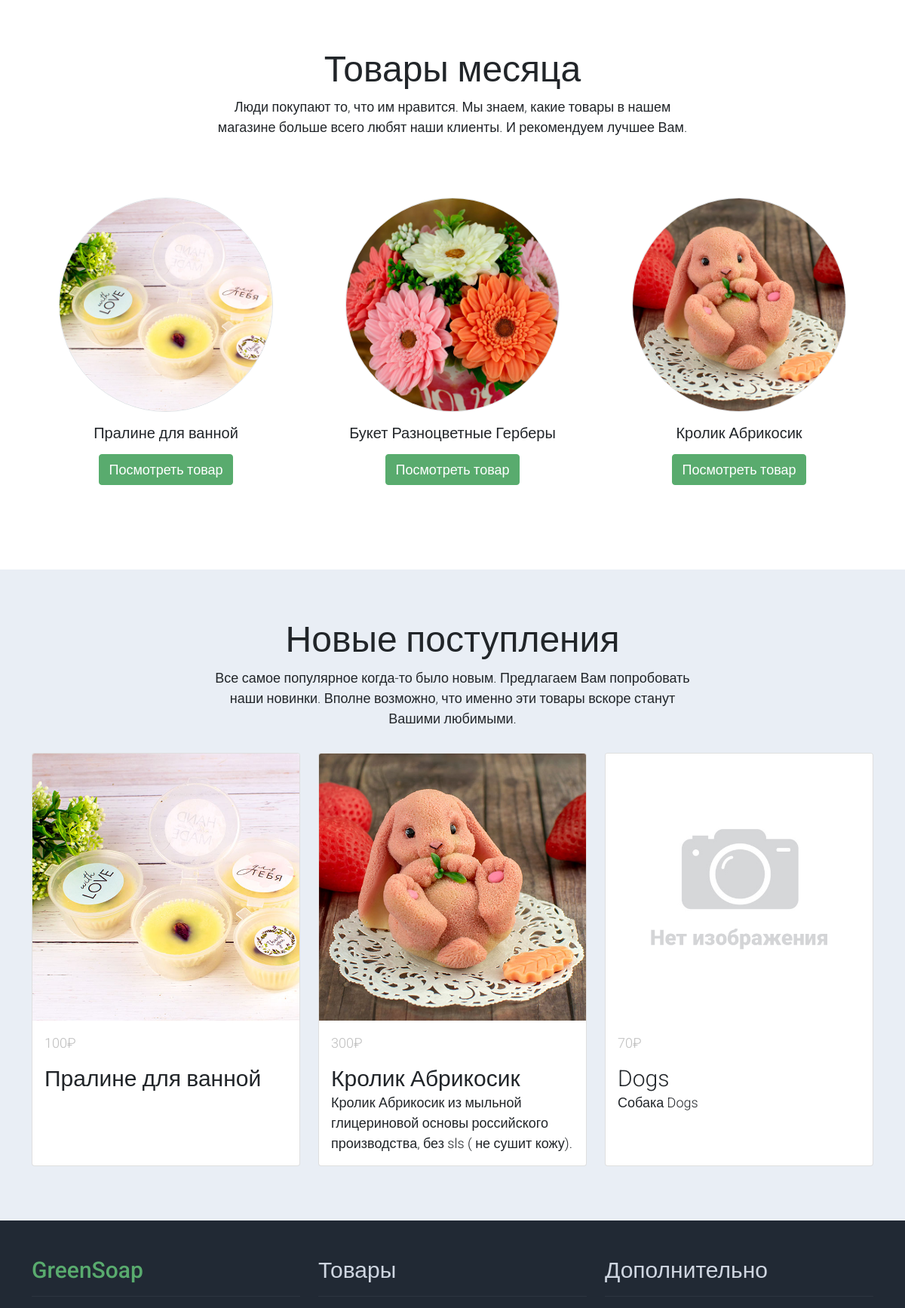
/ (middle part), run on an earlier commit of the app's database.
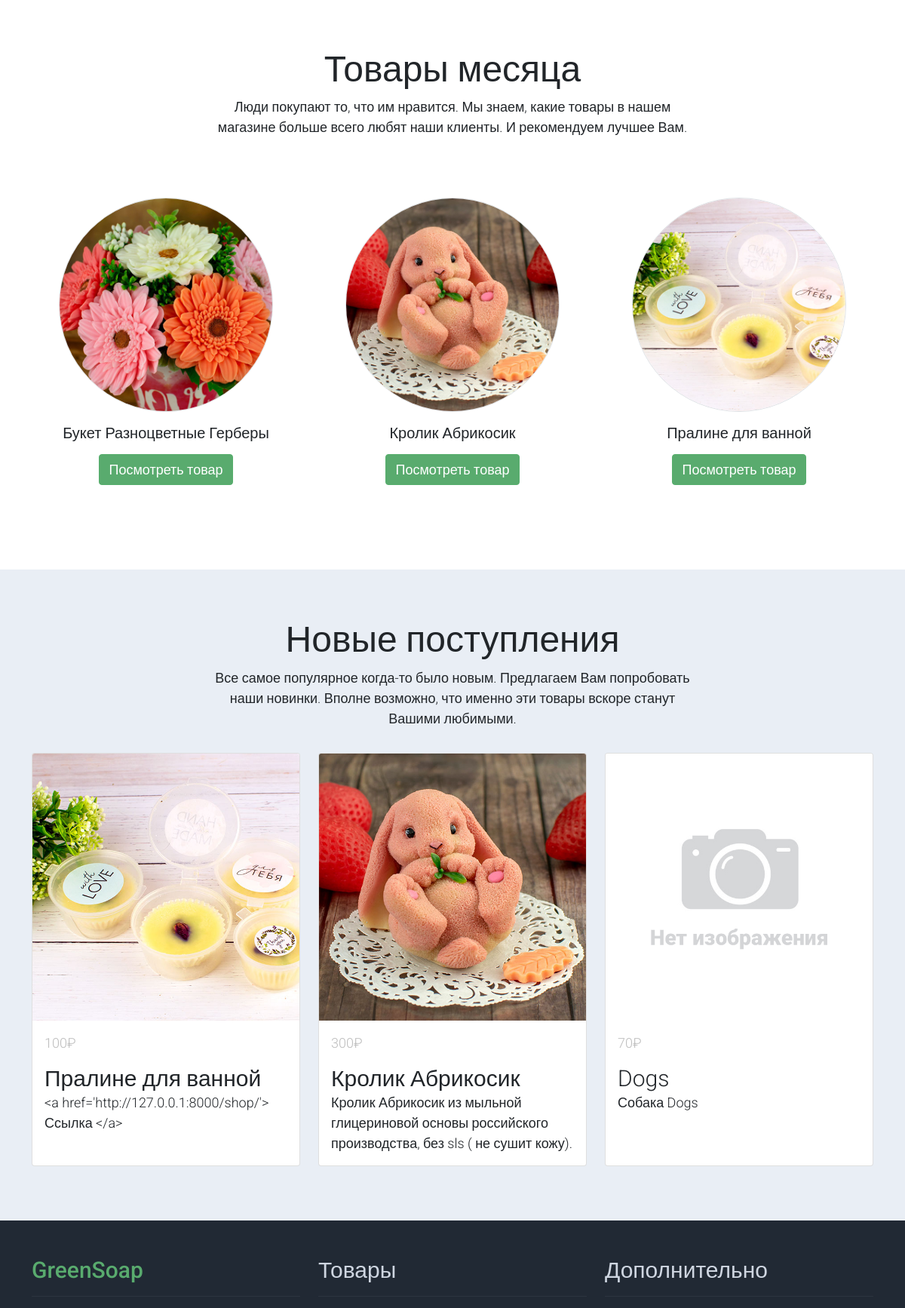
And on a later commit of the database.
### product/models.py (models this page shows, shortened)
class Product(models.Model):
    name = models.CharField(max_length=128, verbose_name=u'Название')  # Название товара
    category = models.ForeignKey(Category, on_delete=models.PROTECT,
                                 verbose_name=u'Категория')  # К какой категории относится товар
    alias = models.CharField(max_length=64, blank=False, unique=True, default='!!!', verbose_name=u'Псевдоним')  # Псевдоним поля
    holiday = models.ManyToManyField(Holiday, default='1', blank=False,
                                 verbose_name=u'Праздник')  # К какому празднику подходит товар
    description = models.TextField(blank=True, verbose_name=u'Описание')  # Описание товара
    price = models.IntegerField(default=0, verbose_name=u'Цена')  # Цена за единицу
    quantity = models.IntegerField(default=0, verbose_name=u'Остаток')  # Остаток на складе
    popular = models.IntegerField(default=0, verbose_name=u'Популярность')  # Популярность товара
    discount = models.IntegerField(default=0, verbose_name=u'Скидка')  # Скидка (сумма скидки, не %)
    active = models.BooleanField(default=True, verbose_name=u'Активен')  # Товар Активен
    article = models.CharField(max_length=8,
                               blank=True, default=None,
                               verbose_name=u'Артикль')  # Артикль (получается с применением префикса PRODUCT_PREFIX)
    class Meta:
        verbose_name = 'Товар'
        verbose_name_plural = 'Товары'
    @property
    def actual_price(self):
        return self.price - self.discount if self.active else 0

### shop/views.py (the view)
# urls.py: path('', index, name='index'),
def index(request):
    request.session['return'] = 'index'  # Запоминаем последнюю страницу
    products_favorite = Product.objects.all().order_by('popular')[:3]  # Самые популярные товары
    products_favorite = select_main_photo(products_favorite)  # В свойстве photo теперь главная фотография
    products_new = Product.objects.all().order_by('-id')[:3]  # Самые новые товары
    products_new = select_main_photo(products_new)  # В свойстве photo теперь главная фотография
    for p in products_new:
        p.description = p.description.split('\n')[0]
    startdate = datetime.datetime.today()
    enddate = startdate + datetime.timedelta(days=30)
    holidays = Holiday.objects.filter(date__range=[startdate, enddate]).order_by('date')
    return render(request, 'index.html', locals())

### profile/templatetags/user_tags.py (called while the page is built)
@register.simple_tag(takes_context=True)
def basket_count(context):
    request = context['request']
    try:
        if request.user.is_authenticated:
            basket = Profile.objects.get(user=request.user).basket
        else:
            if 'basket' in request.session:
                basket = request.session['basket']
            else:
                return ''
        if not isinstance(basket, dict):
            basket = eval(basket)
    except:
        return ''
    q = sum(x for x in basket.values())
    return q if q else ''

### shop/views.py (called while the page is built)
def select_main_photo(products):
    for product in products:
        photo = ProductImage.objects.filter(product_id=product.id, active=True,
                                            main=True)  # Выбираем главную фотографию для товара
        product.photo = settings.NO_PHOTO
        if len(photo):
            product.photo = photo[0].image.url
    return products

### templates/index.html (shortened to what this page needs)
{% extends 'base.html' %}
{% load static %}
{% block content %}
    <section class="container py-5">
        <div class="row text-center pt-3">
            <div class="col-lg-7 m-auto">
                <h1 class="h1">Товары месяца</h1>
                <p>
                    Люди покупают то, что им нравится.
                    Мы знаем, какие товары в нашем магазине больше всего любят наши клиенты. И рекомендуем лучшее Вам.
                </p>
            </div>
        </div>
        <div class="row">
            {% for product in products_favorite %}
            <div class="col-12 col-md-4 p-5 mt-3">
                <a href="{% url 'shop-single' product.alias %}"><img src="{{ product.photo }}" class="rounded-circle img-fluid border"></a>
                <h5 class="text-center mt-3 mb-3">{{ product.name }}</h5>
                <p class="text-center"><a class="btn btn-success" href="{% url 'shop-single' product.alias %}">
                Посмотреть товар</a></p>
            </div>
            {% endfor %}
        </div>
    </section>
    <section class="bg-light">
        <div class="container py-5">
            <div class="row text-center py-3">
                <div class="col-lg-7 m-auto">
                    <h1 class="h1">Новые поступления</h1>
                    <p>
                        Все самое популярное когда-то было новым. Предлагаем Вам попробовать наши новинки.
                        Вполне возможно, что именно эти товары вскоре станут Вашими любимыми.
                    </p>
                </div>
            </div>
            <div class="row">
                {% for product in products_new %}
                <div class="col-12 col-md-4 mb-4">
                    <div class="card h-100">
                        <a href="{% url 'shop-single' product.alias %}">
                            <img src="{{ product.photo }}" class="card-img-top" alt="...">
                        </a>
                        <div class="card-body">
                            <ul class="list-unstyled d-flex justify-content-between">
                                <li class="text-muted text-right">{{ product.actual_price }}&#x20bd;</li>
                            </ul>
                            <a href="shop-single.html" class="h2 text-decoration-none text-dark">{{ product.name }}</a>
                            <p class="card-text">
                                {{ product.description }}
                            </p>
                        </div>
                    </div>
                </div>
                {% endfor %}
            </div>
        </div>
    </section>
{% endblock content %}

What changed in the data, as far as the page shows it:
changed Product "Пралине для ванной": description (not shown) → "<a href='http://127.0.0.1:8000/shop/'> Ссылка </a>"; moves down the list
